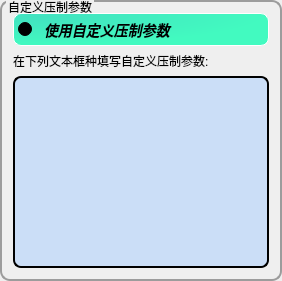
                        <widget class="QGroupBox" name="groupBox_om_4">
                         <property name="styleSheet">
                          <string notr="true">QGroupBox
{
     font: bold 15pt &quot;黑体&quot;;
     border-color: rgb(156, 156, 156);
     border-width: 2px;
     border-style: solid;
     border-radius:10px;
     margin-top: 5ex;
	 
}
QGroupBox::title {
    subcontrol-origin: margin;
    left: 6px;
top:0px;
}</string>
                         </property>
                         <property name="title">
                          <string>自定义压制参数</string>
                         </property>
                         <layout class="QGridLayout" name="gridLayout_9">
                          <item row="0" column="0">
                           <layout class="QVBoxLayout" name="verticalLayout_14">
                            <item>
                             <widget class="QRadioButton" name="rb_customization_encode">
                              <property name="styleSheet">
                               <string notr="true">QRadioButton{
  spacing:12px;
  color: rgb(0, 0, 0);
  background-color: qradialgradient(cx:0, cy:0, radius:1, fx:0.1, fy:0.1, stop:0 rgb(66, 226, 192),  stop:1 rgb(66, 250, 192));
  border:1px outset rgb(255, 255, 255);
  border-radius:8px;
  padding:4px;
    font-family: &quot;Microsoft YaHei&quot;;
	font-size: 14px;
	font-style: italic;
	font-weight: bold;
    font: bold 18px &quot;Microsoft YaHei&quot;
}
QRadioButton:hover {
  background-color:rgb(50, 250, 180);
  border:2px outset rgba(36, 36, 36,0);
}
QRadioButton:pressed {
  background-color:rgb(66, 250, 192);
  border:4px outset rgba(36, 36, 36,0);
}</string>
                              </property>
                              <property name="text">
                               <string>使用自定义压制参数</string>
                              </property>
                              <property name="checkable">
                               <bool>true</bool>
                              </property>
                              <property name="checked">
                               <bool>false</bool>
                              </property>
                             </widget>
                            </item>
                            <item>
                             <widget class="QLabel" name="label_15">
                              <property name="styleSheet">
                               <string notr="true">font: bold 13pt &quot;Microsoft YaHei&quot;;</string>
                              </property>
                              <property name="text">
                               <string>在下列文本框种填写自定义压制参数:</string>
                              </property>
                              <property name="wordWrap">
                               <bool>true</bool>
                              </property>
                             </widget>
                            </item>
                            <item>
                             <widget class="QTextEdit" name="te_customization_encode">
                              <property name="styleSheet">
                               <string notr="true">QTextEdit{
background-color: rgba(165, 205, 255,125);
font: bold 15pt &quot;Microsoft YaHei&quot;;
border:2px outset rgb(0, 0, 0);
border-radius:8px;
}
QTextEdit:hover {
	background-color: rgba(165, 205, 255,80%);
	border:2px outset rgb(0, 0, 0);
}</string>
                              </property>
                              <property name="html">
                               <string>&lt;!DOCTYPE HTML PUBLIC &quot;-//W3C//DTD HTML 4.0//EN&quot; &quot;http://www.w3.org/TR/REC-html40/strict.dtd&quot;&gt;
&lt;html&gt;&lt;head&gt;&lt;meta name=&quot;qrichtext&quot; content=&quot;1&quot; /&gt;&lt;style type=&quot;text/css&quot;&gt;
p, li { white-space: pre-wrap; }
&lt;/style&gt;&lt;/head&gt;&lt;body style=&quot; font-family:'Microsoft YaHei'; font-size:15pt; font-weight:600; font-style:normal;&quot;&gt;
&lt;p style=&quot;-qt-paragraph-type:empty; margin-top:0px; margin-bottom:0px; margin-left:0px; margin-right:0px; -qt-block-indent:0; text-indent:0px;&quot;&gt;&lt;br /&gt;&lt;/p&gt;&lt;/body&gt;&lt;/html&gt;</string>
                              </property>
                             </widget>
                            </item>
                           </layout>
                          </item>
                         </layout>
                        </widget>
